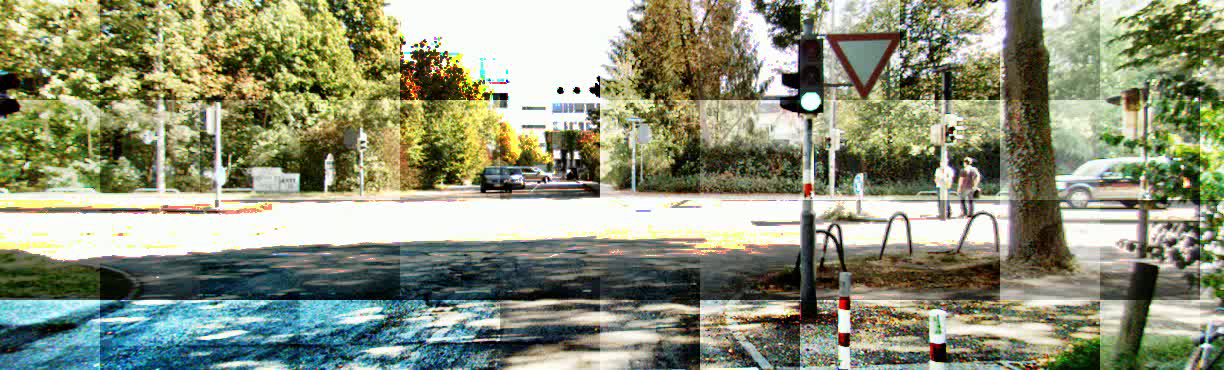
#> input picture frame 0 of Q1/adaptive_hist_eq.avi, 1224 x 370 px, given in place of whiteline.mp4, which was not available
$ python Q2.py
#> lines starting #> are read from the running program, lines starting #| are printed output that depends on the picture; after the words box and inside, x2 and y2 are one past the last pixel; in counts of white or black regions, pixels touching at a corner belong together; pictures that were not available may be replaced by others from this repository, and a replacement may not be noted
# -*- coding: utf-8 -*-
"""q2_lane_detection_iter1.ipynb

Automatically generated by Colaboratory.

Original file is located at
    https://colab.research.google.com/drive/15QtLtuLNPGwmaShslVMyxMAb2ZpcXhxi
"""

import numpy as np
import cv2

def image_cropping(img, vertices):
    # Define a blank matrix that matches the image height/width.
    mask = np.zeros_like(img)
    black = (255,255,255)
    # Fill inside the polygon
    cv2.fillPoly(mask, vertices, black)
    # gray = cv2.cvtColor(img, cv2.COLOR_BGR2GRAY)
    # Returning the image only where mask pixels match
    masked_img = cv2.bitwise_and(mask, img)
    # masked_image = cv2.bitwise_and(mask, gray)
    return masked_img

def linelength(x1,y1,x2,y2):
    length = ((x1-x2)**2 + (y1-y2)**2)**0.5
    return length

def lineSlope(x1,y1,x2,y2):
    slope = (y2-y1)/(x2-x1)
    return slope

# classify lines as dashed or solid
def dash_or_solid(lines):
  max_length = 0
  max_p = []
  L = 0
  max_line_slope_sign = 0
  sign_all_slopes = 0

  for i in range(len(lines)): # this loop runs until a line with maximum length has been found
    for x1,y1,x2,y2 in lines[i]:

        L = (linelength(x1,y1,x2,y2))
        if L > max_length:
          max_length  = L
          max_p = [x1,y1,x2,y2]
          max_line_slope_sign = np.sign(lineSlope(max_p[0], max_p[1], max_p[2], max_p[3]))

  for i in range(len(lines)):
      for x1,y1,x2,y2 in lines[i]:
          sign_all_slopes = np.sign(lineSlope(x1,y1,x2,y2))

          if (sign_all_slopes == max_line_slope_sign): # if slope of any line has same size as that of the longest line then it is a solid line
            cv2.line( frame, (x1, y1), (x2,y2), (0,255,0),2)
          else:
            cv2.line( frame, (x1, y1), (x2,y2), (0,0,255),2)

  return frame

cap = cv2.VideoCapture('whiteline.mp4')
frame_width = int(cap.get(3))
frame_height = int(cap.get(4))

out = cv2.VideoWriter('lane_detec.avi',cv2.VideoWriter_fourcc('M','J','P','G'), 10, (frame_width,frame_height))
if (cap.isOpened()== False):
  print("Error opening video stream or file")

while(cap.isOpened()):

  ret, frame = cap.read()
#> frame is the input picture: shape (370, 1224, 3); mean B, G, R 121, 146.1, 140.7
  # frame = np.array(np.flip(frame, axis = 1)) # FOR FLIPPING THE FRAME
  if ret == True:

    gray_image = cv2.cvtColor(frame, cv2.COLOR_RGB2GRAY) # converts image into single channel
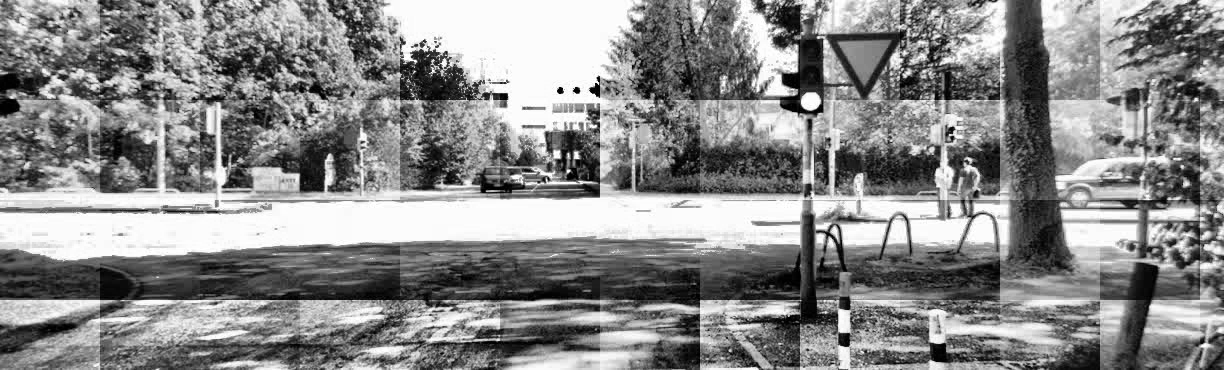
#> gray_image: shape (370, 1224); min 0, max 255, mean 138
    gauss = cv2.GaussianBlur(gray_image, (5, 5), 0) # reduces noise
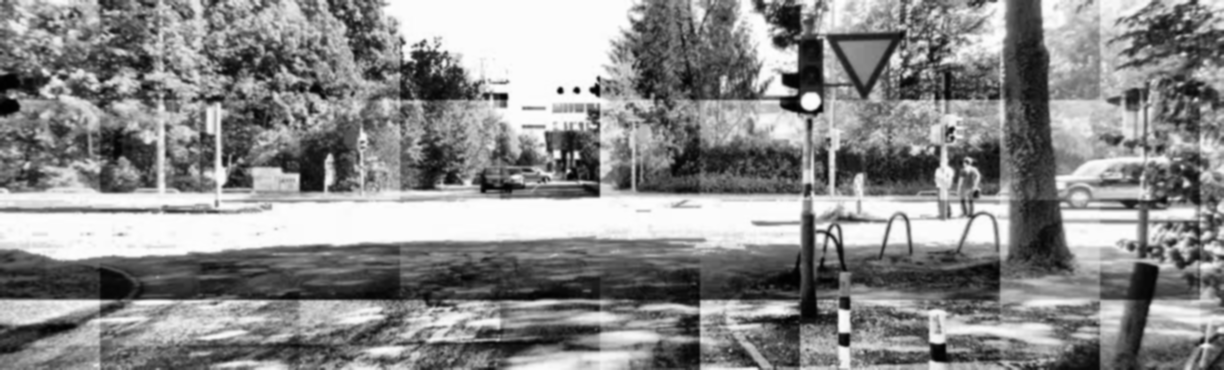
#> gauss: shape (370, 1224); min 1, max 255, mean 138

    width = cap.get(3)
    height = cap.get(4)

    triangular_region = [(0, height), (width / 2, (height / 2) + 30), (width, height)] # region of interest
    img_edge = cv2.Canny(gauss,100,200) # using canny edge detection
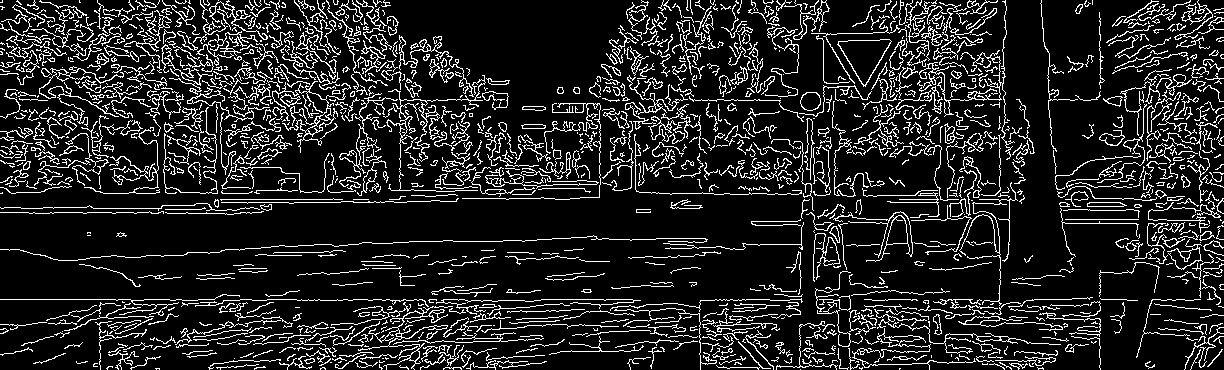
#> img_edge: shape (370, 1224); 13.9% white in thin lines or dots
    cropped_img = image_cropping(img_edge, np.array([triangular_region], np.int32)) # cropping the image according to region of interest
#> in image_cropping, `cv2.fillPoly(mask, vertices, black)`:
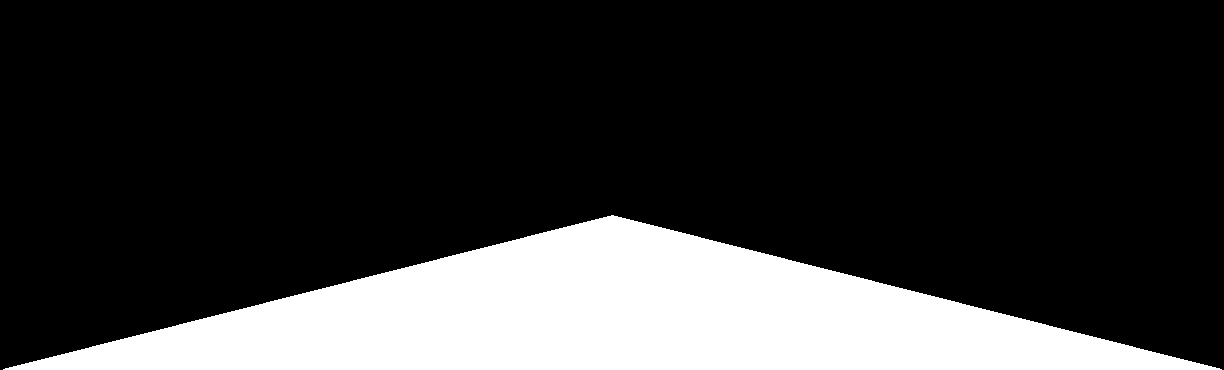
#> mask: shape (370, 1224); 21% white; 1 white region, box (x1, y1, x2, y2) and area: (3, 215, 1222, 370) 95005
#> in image_cropping, `masked_img = cv2.bitwise_and(mask, img)`:
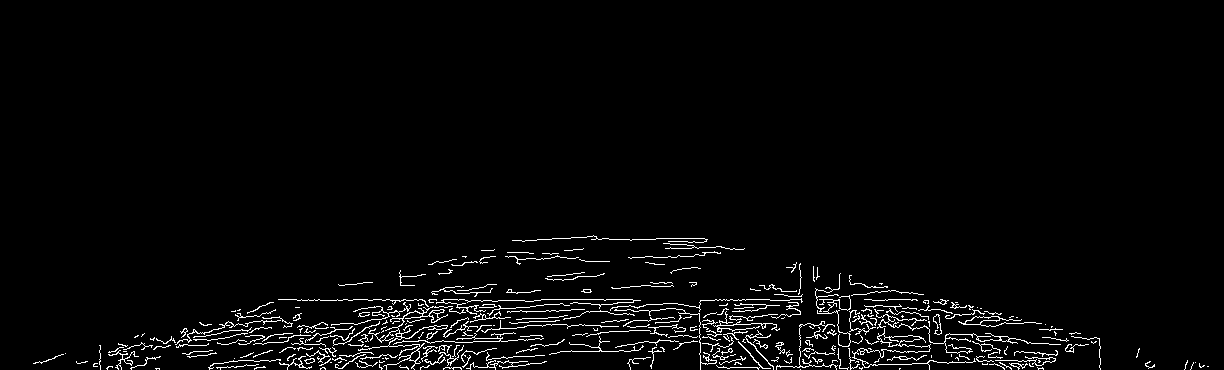
#> masked_img: shape (370, 1224); 2.9% white in thin lines or dots, all inside (x1, y1, x2, y2) = (33, 235, 1209, 370)

    rho = 2 ## parameters for hough transform
    theta = np.pi/180
    thresh = 100
    minLineLength = 20
    maxLineGap = 10

    lines = cv2.HoughLinesP( cropped_img, rho, theta, thresh, np.array([]), minLineLength, maxLineGap)
#> lines = 327 rows, first 6: [233, 360, 359, 360], [473, 341, 507, 341], [541, 299, 632, 299], [225, 323, 248, 323], [699, 353, 722, 353], [956, 357, 1002, 357]
    frame = dash_or_solid(lines) # classify lines as dashed or solid and return final image
#> the loop in dash_or_solid, `for i in range(len(lines)):` made 327 passes
#> after the loop in dash_or_solid, `for i in range(len(lines)):`: max_length = 179; max_line_slope_sign = 0; max_p = [379, 311, 558, 311]
#> the loop in dash_or_solid, `for i in range(len(lines)):` made 327 passes
#> after the loop in dash_or_solid, `for i in range(len(lines)):`:
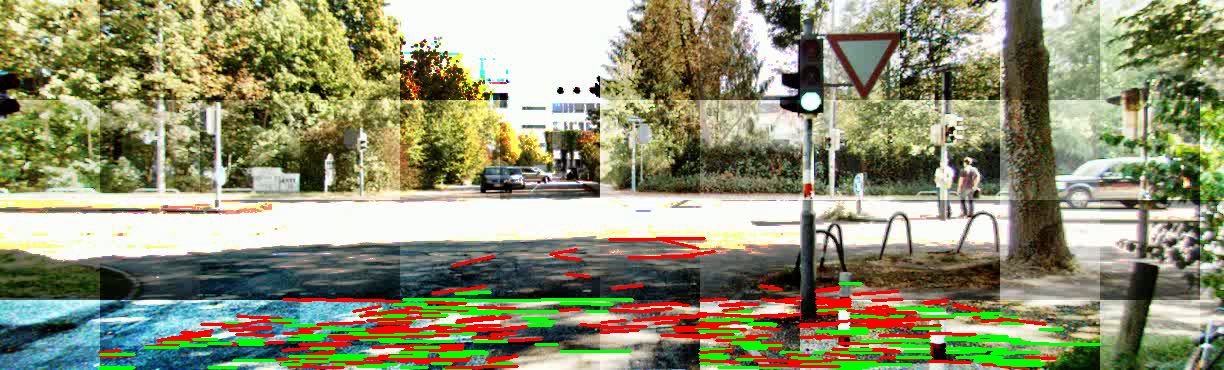
#> frame: shape (370, 1224, 3); 6.43% of pixels changed, all inside (x1, y1, x2, y2) = (98, 237, 1101, 370)
    # out.write(frame)

    cv2.imshow('Frame',frame)
    cv2.waitKey(0) # writing all the frames in a video

    if cv2.waitKey(0) & 0xFF == ord('q'):
#> (key q is pressed here)
      break

  else:
    break

cap.release()
out.release()
cv2.destroyAllWindows()
